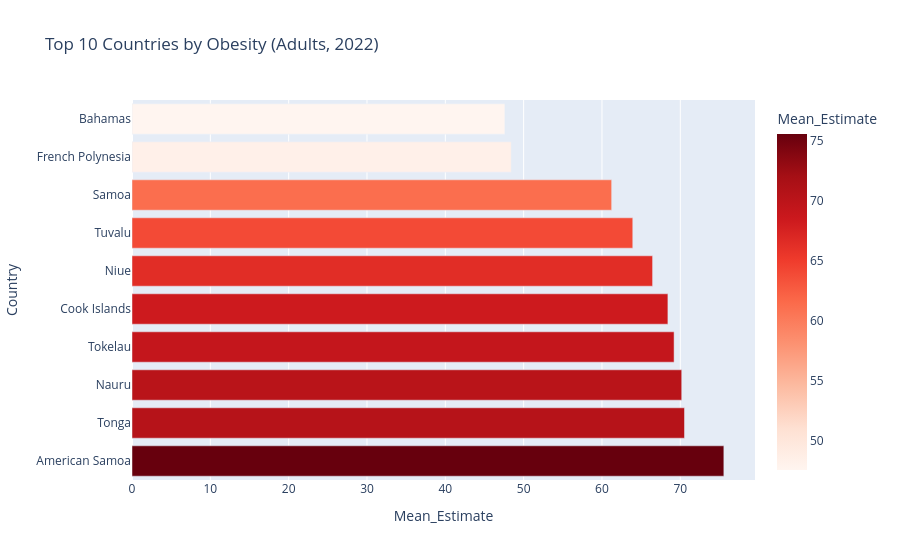

The code cell stored with this chart in its notebook:
### Markdown cell above
# 2. Top 10 Countries with Obesity

### Code cell
# 2. Top 10 countries by obesity (adults, Both, 2022)
top_ob = (df_obesity[(df_obesity.Year==2022)&(df_obesity.Gender=="Both")&(df_obesity.Age_Group=="Adult")].groupby("Country")["Mean_Estimate"].mean().nlargest(10).reset_index())
fig2 = px.bar(top_ob, x="Mean_Estimate", y="Country", orientation="h",color="Mean_Estimate", color_continuous_scale="Reds",title="Top 10 Countries by Obesity (Adults, 2022)")
fig2.show()

### Figure 1 — Plotly figure (JSON) as saved in the notebook; plotly's stock layout.template omitted (floating-point values rounded to 4 significant figures)
{"data": [{"hovertemplate": "Mean_Estimate=%{marker.color}<br>Country=%{y}<extra></extra>", "legendgroup": "", "marker": {"color": [75.56, 70.54, 70.18, 69.21, 68.42, 66.46, 63.93, 61.24, 48.42, 47.61], "coloraxis": "coloraxis", "pattern": {"shape": ""}}, "name": "", "orientation": "h", "showlegend": false, "textposition": "auto", "type": "bar", "x": [75.56, 70.54, 70.18, 69.21, 68.42, 66.46, 63.93, 61.24, 48.42, 47.61], "xaxis": "x", "y": ["American Samoa", "Tonga", "Nauru", "Tokelau", "Cook Islands", "Niue", "Tuvalu", "Samoa", "French Polynesia", "Bahamas"], "yaxis": "y"}], "layout": {"barmode": "relative", "coloraxis": {"colorbar": {"title": {"text": "Mean_Estimate"}}, "colorscale": [[0, "rgb(255,245,240)"], [0.125, "rgb(254,224,210)"], [0.25, "rgb(252,187,161)"], [0.375, "rgb(252,146,114)"], [0.5, "rgb(251,106,74)"], [0.625, "rgb(239,59,44)"], [0.75, "rgb(203,24,29)"], [0.875, "rgb(165,15,21)"], [1, "rgb(103,0,13)"]]}, "legend": {"tracegroupgap": 0}, "title": {"text": "Top 10 Countries by Obesity (Adults, 2022)"}, "xaxis": {"anchor": "y", "domain": [0, 1], "title": {"text": "Mean_Estimate"}}, "yaxis": {"anchor": "x", "domain": [0, 1], "title": {"text": "Country"}}}}
